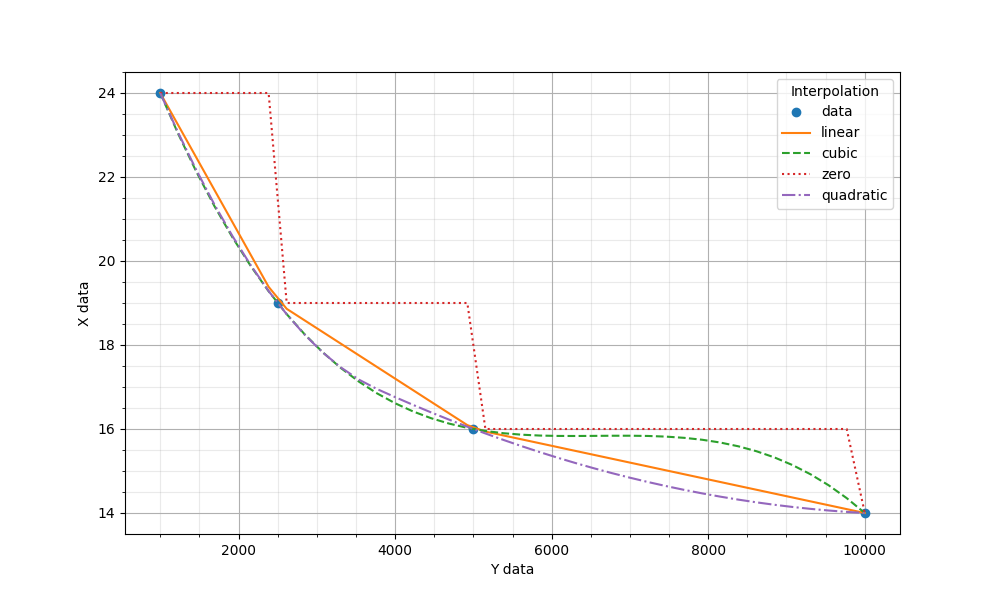

Generate this figure with Python:
from scipy.interpolate import interp1d
from scipy import interpolate
import matplotlib.pyplot as plt
import numpy as np


def interpolate_time():
    original_data_x = [1000, 2500, 5000, 10000]
    original_data_y = [24, 19, 16, 14]

    f = interp1d(original_data_x, original_data_y)
    f2 = interp1d(original_data_x, original_data_y, kind='cubic')
    f3 = interp1d(original_data_x, original_data_y, kind='zero')
    f4 = interp1d(original_data_x, original_data_y, kind='quadratic')

    x_new = np.linspace(min(original_data_x), max(original_data_x), num=10 * len(original_data_x), endpoint=True)

    plt.figure(figsize=(10, 6))
    plt.plot(original_data_x, original_data_y, 'o', x_new, f(x_new), '-', x_new, f2(x_new), '--', x_new, f3(x_new), ':',
             x_new, f4(x_new), '-.')
    plt.legend(['data', 'linear', 'cubic', 'zero', 'quadratic', 'splev'], loc='best', title='Interpolation')

    plt.grid(True)
    plt.minorticks_on()
    plt.grid(b=True, which='minor', color='#999999', linestyle='-', alpha=0.2)

    plt.xlabel('Y data')
    plt.ylabel('X data')
    plt.show()


if __name__ == '__main__':
    interpolate_time()
